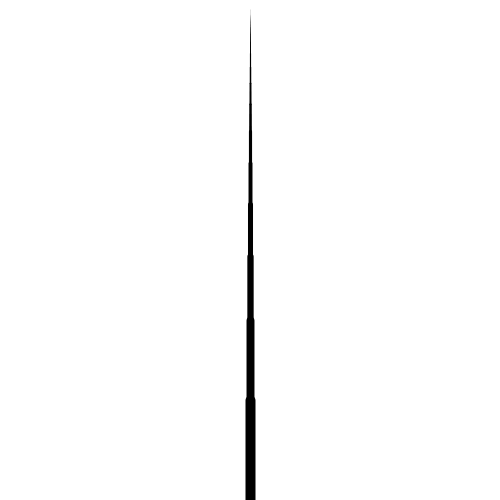
Frame 1 (no input)
Frame 60 (the mouse pressed at the canvas centre just before this capture): identical to frame 1, image omitted
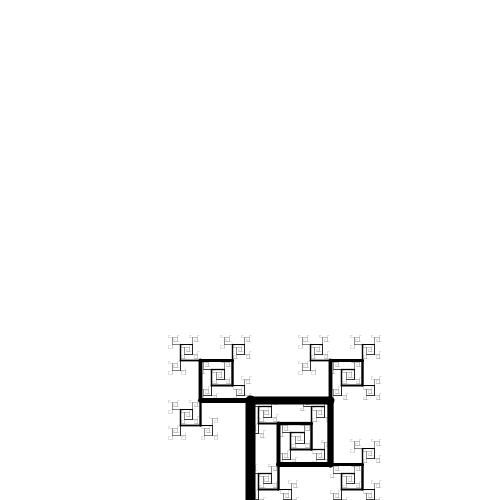
Frame 120 (the mouse held since frame 60 and released just before this capture)

The Processing sketch that drew these frames (run headless with seeded random() and noise(); from frame 60 on, the mouse is pressed at the canvas centre):

// Processing sketch: Cap6_3_1_ArvoreVariacoes
// ── Cap6_3_1_ArvoreVariacoes.pde
/*
 * Livro: O Código Transcendente
 * por Mateus Paresqui Berruezo.
 * Capítulo 6 - Seção 6.2.1
 * 
 * Parte do repositório encontrado em:
 * https://github.com/codigotranscendente/livro
 *
 * MIT License. Pode ser consultada em:
 * https://opensource.org/licenses/MIT
 */

void setup() {
  size(500,500);
  background(255);
}

void draw() {
  background(255);
  
  // Angulo do ramo vai de 0°a 180°
  // de acordo com a posição horizontal do mouse:
  float aRamo = map(mouseX,0,width,0,180);
  
  arvore(width/2,height,100,-90,aRamo);
}
  
void arvore(float xi, float yi, float comp, float angulo, float anguloRamo) {
  if(comp > 2) {
    
    // O comprimento vai de 100 a 2, e a espessura de 10 a 0.
    // É necessário que seja decrescente para que ocorra o afinamento.
    float espessura = map(comp,100,2,10,0);
    strokeWeight(espessura);

    float xf = xi + cos(radians(angulo))*comp;
    float yf = yi + sin(radians(angulo))*comp;
    line(xi,yi,xf,yf);
    
    float novoComp = 0.6*comp;
    float novoAnguloR1 = angulo + anguloRamo;
    float novoAnguloR2 = angulo - anguloRamo;
    
    // Um ramo diminui 20% do comprimento originário,
    // enquanto o outro diminui 50%:
    float novoCompR1 = 0.80*comp;
    float novoCompR2 = 0.50*comp;
    
    arvore(xf,yf,novoCompR1,novoAnguloR1,anguloRamo);
    arvore(xf,yf,novoCompR2,novoAnguloR2,anguloRamo);
  }
}
